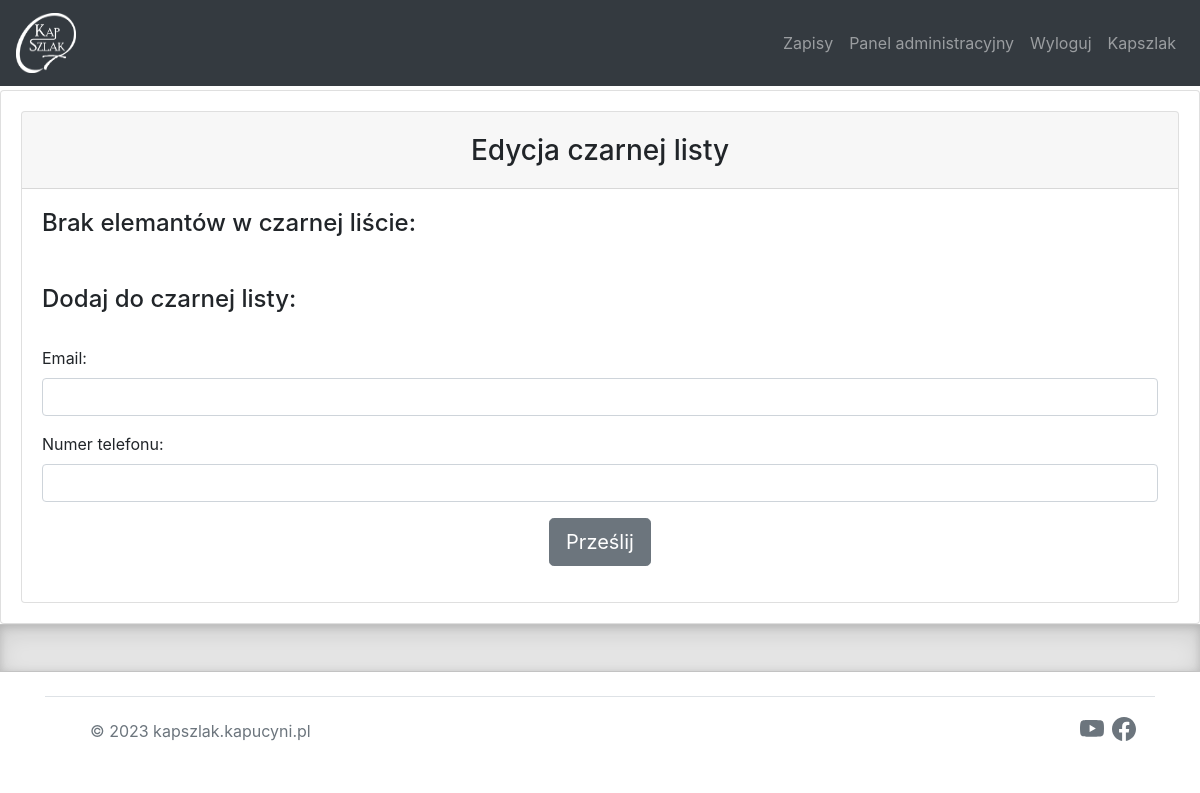
/dashboard/blacklist (signed in), run on an earlier commit of the app's database.
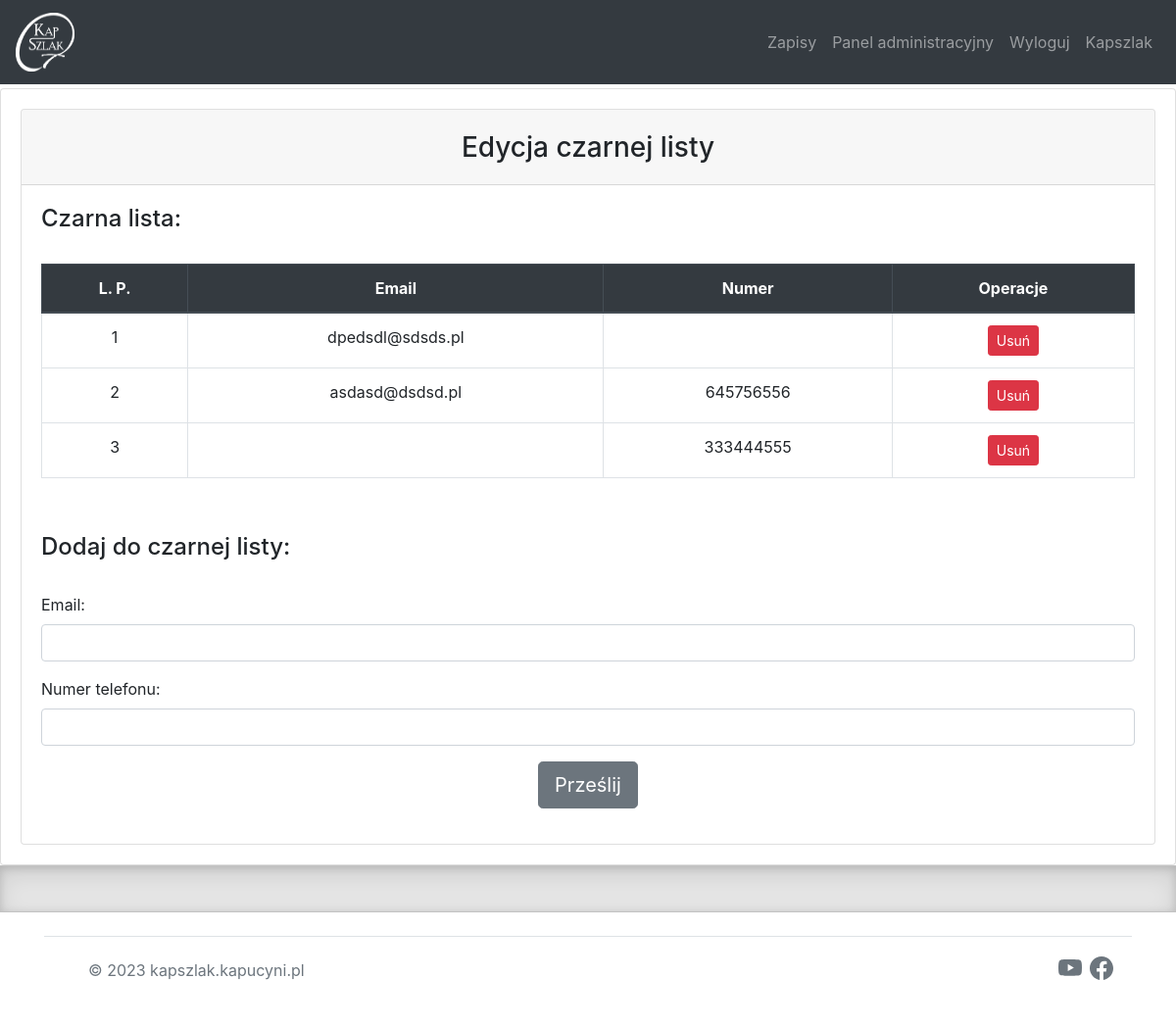
And on a later commit of the database.
### website/models.py (models this page shows)
class Blacklist(db.Model):
    id = db.Column(db.Integer, primary_key=True)
    email = db.Column(db.String(100))
    number = db.Column(db.Integer)

### website/views.py (the view)
@views.route('/dashboard/blacklist', methods=['GET', 'POST'])
@login_required
def admin_blacklist():
    if request.method == 'POST':
        email = request.form.get('email')
        number = request.form.get('number')
        if check_bl(email, number):
            db_add_new_blacklist(email, number)
    return render_template('adminblacklist.html', blacklist=Blacklist.query.all(), user=current_user)

### website/templates/adminblacklist.html (shortened to what this page needs)
{% extends "base.html" %}
{% block content %}
<div class="card">
	<div class="card-body">
		<div class="card">
		<div class="card-header">
			<h3 align="center">Edycja czarnej listy</h3>
		</div>
			<div class="card-body">
		    		{% if blacklist %}
		    		<h4>Czarna lista:</h4><br>
		    			<table class="table table-bordered">
                          <thead class="thead-dark" align="center">
                            <tr>
                              <th scope="col">L. P.</th>
                              <th scope="col">Email</th>
                              <th scope="col">Numer</th>
                              <th scope="col">Operacje</th>
                            </tr>
                          </thead>
                          <tbody align="center">
                          {% for item in blacklist %}
                            <tr>
                              <td>{{ loop.index }}</td>
                              <td>{{ item.email }}</td>
                              <td>{{ item.number }}</td>
                              <td>
							  <a href="/delete-bl/{{ item.id }}"><button type="button" class="btn btn-danger btn-sm">Usuń</button></a>
							  </td>
                            </tr>
                            {% endfor %}
                          </tbody>
                        </table>
                        {% else %}
                        <h4>Brak elemantów w czarnej liście:</h4>
                        {% endif %}
				</div>
		  	<div class="card-body">
		  		<div class="form-group">
			    <form method="POST">
		  		<h4>Dodaj do czarnej listy: </h4><br>
				<div class="form-group">
					<label for="email">Email: </label>
					 	<input
					      type="email"
					      class="form-control"
					      id="email"
					      name="email"
					    />
					</div>
					<div class="form-group">
					<label for="number">Numer telefonu: </label>
					 	<input
					      type="number"
					      class="form-control"
					      id="number"
					      name="number"
					    />
					</div>
				<div class="col-md-12 text-center">
					 <a href="#"><button type="submit" class="btn btn-secondary btn-lg">Prześlij</button></a>
					</div>
			</form>
		</div>
	</div>
	</div>
</div>
	</div>
{% endblock %}

### website/templates/base.html (shortened to what this page needs)
<!DOCTYPE html>
<html>
  <head>
    <link
      rel="stylesheet"
      href="https://stackpath.bootstrapcdn.com/bootstrap/4.4.1/css/bootstrap.min.css"
    />
    <link
      rel="stylesheet"
      href="https://stackpath.bootstrapcdn.com/font-awesome/4.7.0/css/font-awesome.min.css"
    />
    <link rel="stylesheet" href="../static/css/style.css"/>
  </head>
  <body>
  <header>
    <nav class="navbar navbar-expand-lg navbar-dark bg-dark">
      <a class="navbar-brand" href="https://kapszlak.kapucyni.pl">
            <img src="../static/img/logo.png" width="60" height="60" alt="">
            </a>
        <div class="navbar-nav ml-auto">
          {% if user.get_id() == '1' %}
          <a class="nav-item nav-link" id="signUp" href="/">Zapisy</a>
          <a class="nav-item nav-link" id="dashboard" href="/dashboard">Panel administracyjny</a>
          <a class="nav-item nav-link" id="logout" href="/logout">Wyloguj</a>
          {% endif %}
          <a class="nav-item nav-link " href="https://kapszlak.kapucyni.pl">Kapszlak</a>
        </div>
    </nav>
  </header>
        {% block content %}
          {% endblock %}
    <div class="b-example-divider"></div>
    <div class="container">
      <footer class="d-flex flex-wrap justify-content-between align-items-center py-3 my-4 border-top">
        <div class="col-md-4 d-flex align-items-center">
          <a href="/" class="mb-3 me-2 mb-md-0 text-muted text-decoration-none lh-1">
            <svg class="bi" width="30" height="24"><use xlink:href="#bootstrap"/></svg>
          </a>
          <span class="mb-3 mb-md-0 text-muted">&copy; 2023 kapszlak.kapucyni.pl</span>
        </div>
        <ul class="nav col-md-4 justify-content-end list-unstyled d-flex">
          <li class="ms-3"><a class="text-muted" href="https://www.youtube.com/user/kapszlak"><svg class="bi bi-youtube" width="24" height="24"><use xlink:href="#youtube"/></svg></a></li>
          <li class="ms-3"><a class="text-muted" href="https://www.facebook.com/Kapucy%C5%84skim-Szlakiem-334106473661"><svg class="bi" width="24" height="24"><use xlink:href="#facebook"/></svg></a></li>
        </ul>
      </footer>
    </div>
  </body>
</html>

### website/static/css/style.css (style rules this page uses)
.b-example-divider { height: 3rem; background-color: rgba(0, 0, 0, .1); border: solid rgba(0, 0, 0, .15); border-width: 1px 0; box-shadow: inset 0 .5em 1.5em rgba(0, 0, 0, .1), inset 0 .125em .5em rgba(0, 0, 0, .15); }
.bi { vertical-align: -.125em; fill: currentColor; }
nav { margin-bottom: 4px; }
li { margin: 4px; }
h3 { margin-top: 10px; }
table, th, td { border: 1px solid black; border-collapse: collapse; }

What changed in the data, as far as the page shows it:
added Blacklist: email "dpedsdl@sdsds.pl"
added Blacklist: email "asdasd@dsdsd.pl", number "645756556"
added Blacklist: number "333444555"
Also different on the page:
text no longer shown: "Brak elemantów w czarnej liście:"
text now shown: "Czarna lista: L. P. Email Numer Operacje"
